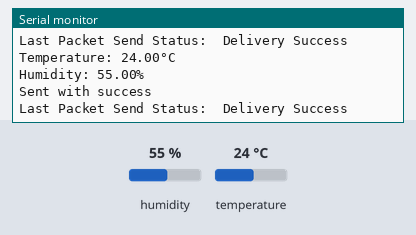
Bench run of a sketch on a simulated ESP32. On the bench: the last lines printed to the serial monitor. The inputs (shaded band) are chosen by the test bench; at power-on: humidity 55 %, temperature 24 °C.

Above: at 10.8 s.
10.9 s: humidity set to 22 %
At 20.7 s:
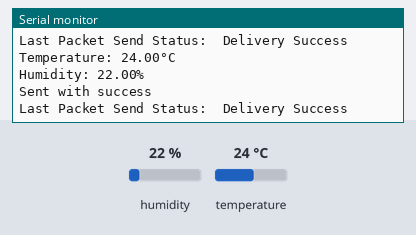
20.9 s: temperature set to 12 °C
30.9 s: humidity set to 40 %
At 41.4 s:
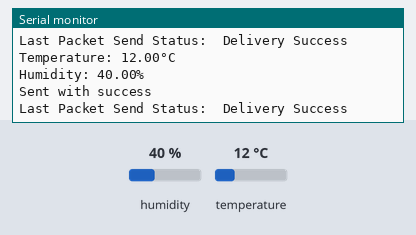
Timing chart, 0 to 42.9 s (numbered marks = the images above; inputs shaded):
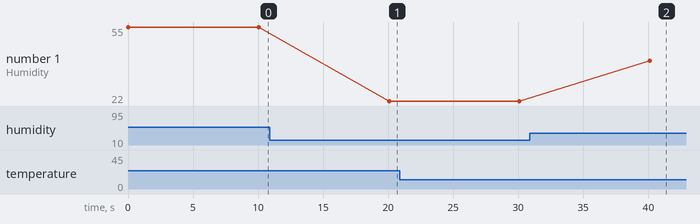

Measured:
- after the input at 10.9 s, the serial monitor: prints a new line after 9.2 s (image 1)
- after the input at 30.9 s, the serial monitor: prints a new line after 9.2 s (image 2)
- plotted number 1: 55 → 22 after the input at 10.9 s, 22 → 40 after the input at 30.9 s

The sketch:

ESP32_with_DHT11.ino
```cpp
#include "DHT.h"
#include <esp_now.h>
#include <WiFi.h>

#define DHTPIN 4
#define DHTTYPE DHT11
DHT dht(DHTPIN, DHTTYPE);

uint8_t broadcastAddress[] = {0xC8, 0xF0, 0x9E, 0x85, 0xA5, 0xC4};

typedef struct struct_message {
    int id; // must be unique for each sender board
    float x;
    float y;
} struct_message;

// Create a struct_message called myData
struct_message myData;

// Create peer interface
esp_now_peer_info_t peerInfo;

// callback when data is sent
void OnDataSent(const uint8_t *mac_addr, esp_now_send_status_t status) {
  Serial.print("\r\nLast Packet Send Status:\t");
  Serial.println(status == ESP_NOW_SEND_SUCCESS ? "Delivery Success" : "Delivery Fail");
}

void setup() {
  Serial.begin(115200);
  Serial.println(F("DHTxx test!"));

  dht.begin();

  // Set device as a Wi-Fi Station
  WiFi.mode(WIFI_STA);

  // Init ESP-NOW
  if (esp_now_init() != ESP_OK) {
    Serial.println("Error initializing ESP-NOW");
    return;
  }

  // Once ESPNow is successfully Init, we will register for Send CB to
  // get the status of Trasnmitted packet
  esp_now_register_send_cb(OnDataSent);

  // Register peer
  memcpy(peerInfo.peer_addr, broadcastAddress, 6);
  peerInfo.channel = 0;
  peerInfo.encrypt = false;

  // Add peer
  if (esp_now_add_peer(&peerInfo) != ESP_OK){
    Serial.println("Failed to add peer");
    return;
  }
}

void loop() {

  // Reading temperature or humidity takes about 250 milliseconds!
  // Sensor readings may also be up to 2 seconds 'old' (its a very slow sensor)
  float h = dht.readHumidity();
  // Read temperature as Celsius (the default)
  float t = dht.readTemperature();

  // Check if any reads failed and exit early (to try again).
  if (isnan(h) || isnan(t)) {
    Serial.println(F("Failed to read from DHT sensor!"));
    delay(1000);
    return;
  }

  Serial.print(F("Temperature: "));
  Serial.print(t);
  Serial.println(F("°C"));
  Serial.print(F("Humidity: "));
  Serial.print(h);
  Serial.println(F("%"));

  myData.id = 1;
  myData.x = t;
  myData.y = h;

  // Send message via ESP-NOW
  esp_err_t result = esp_now_send(broadcastAddress, (uint8_t *) &myData, sizeof(myData));

  if (result == ESP_OK) {
    Serial.println("Sent with success");
  }
  else {
    Serial.println("Error sending the data");
  }
  delay(10000);

  // Deep sleep for 10 seconds using timer
  //esp_sleep_enable_timer_wakeup(10 * 1000000); // 10 seconds
  //esp_deep_sleep_start();
}
```
